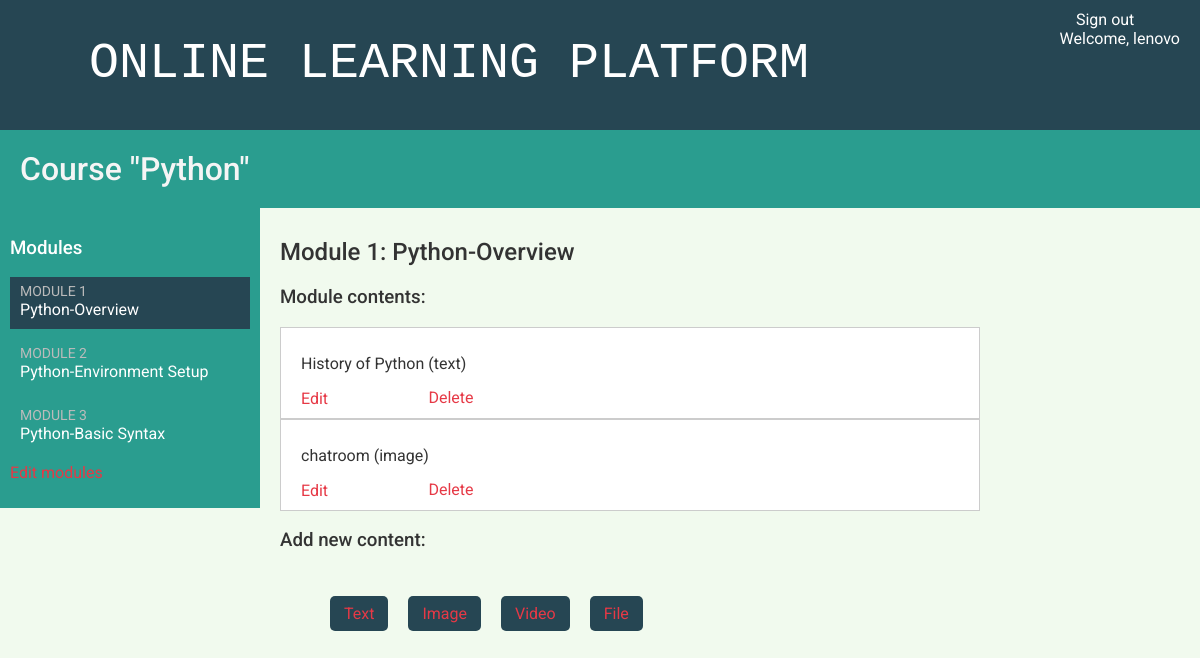
The page /course/module/1/ (signed in) on the database its author committed.
### courses/models.py (models this page shows, shortened)
class Course(models.Model):
    owner = models.ForeignKey(User,
                              related_name='courses_created',
                              on_delete=models.CASCADE)
    subject = models.ForeignKey(Subject,
                                related_name='courses',
                                on_delete=models.CASCADE)
    title = models.CharField(max_length=200)
    slug = models.SlugField(max_length=200, unique=True)
    overview = models.TextField()
    created = models.DateTimeField(auto_now_add=True)
    students = models.ManyToManyField(User,
                                      related_name='courses_joined',
                                      blank=True)
    class Meta:
        ordering = ['-created']

class Module(models.Model):
    course = models.ForeignKey(Course,
                               related_name='modules',
                               on_delete=models.CASCADE)
    title = models.CharField(max_length=200)
    description = models.TextField(blank=True)
    order = OrderField(blank=True, for_fields=['course'])
    class Meta:
        ordering = ['order']

class Content(models.Model):
    module = models.ForeignKey(Module,
                               related_name='contents',
                               on_delete=models.CASCADE)
    content_type = models.ForeignKey(ContentType,
                                     on_delete=models.CASCADE,
                                     limit_choices_to={'model__in':(
                                     'text',
                                     'video',
                                     'image',
                                     'file')})
    object_id = models.PositiveIntegerField()
    item = GenericForeignKey('content_type', 'object_id')
    order = OrderField(blank=True, for_fields=['module'])
    class Meta:
        ordering = ['order']

class ItemBase(models.Model):
    owner = models.ForeignKey(User,
                              related_name='%(class)s_related',
                              on_delete=models.CASCADE)
    title = models.CharField(max_length=250)
    created = models.DateTimeField(auto_now_add=True)
    updated = models.DateTimeField(auto_now=True)
    class Meta:
        abstract = True
    def __str__(self):
        return self.title

class Text(ItemBase):
    content = models.TextField()

class Image(ItemBase):
       file = models.FileField(upload_to='images')

### courses/views.py (the view)
class ModuleContentListView(TemplateResponseMixin, View):
    template_name = 'courses/manage/module/content_list.html'
    def get(self, request, module_id):
        module = get_object_or_404(Module,
                                   id=module_id,
                                   course__owner=request.user)
        return self.render_to_response({'module': module})

### courses/templatetags/course.py (called while the page is built)
@register.filter
def model_name(obj):
    try:
        return obj._meta.model_name
    except AttributeError:
        return None

### courses/templates/courses/manage/module/content_list.html (shortened to what this page needs)
{% extends "base.html" %}
{% load course %}
{% block content %}
  {% with course=module.course %}
    <h1>Course "{{ course.title }}"</h1>
    <div class="contents">
      <h3>Modules</h3>
      <ul id="modules">
        {% for m in course.modules.all %}
          <li data-id="{{ m.id }}" {% if m == module %}
           class="selected"{% endif %}>
            <a href="{% url "module_content_list" m.id %}">
              <span>
                Module <span class="order">{{ m.order|add:1 }}</span>
              </span>
              <br>
              {{ m.title }}
            </a>
          </li>
        {% empty %}
          <li>No modules yet.</li>
        {% endfor %}
      </ul>
      <p><a href="{% url "course_module_update" course.id %}">
      Edit modules</a></p>
    </div>
    <div class="module">
      <h2>Module {{ module.order|add:1 }}: {{ module.title }}</h2>
      <h3>Module contents:</h3>
      <div id="module-contents">
        {% for content in module.contents.all %}
          <div data-id="{{ content.id }}">
            {% with item=content.item %}
              <p>{{ item }} ({{ item|model_name }})</p>
              <a href="{% url "module_content_update" module.id item|model_name item.id %}">
                Edit
              </a>
              <form action="{% url "module_content_delete" content.id %}" method="post">
                <input type="submit" value="Delete">
              </form>
            {% endwith %}
          </div>
        {% empty %}
          <p>This module has no contents yet.</p>
        {% endfor %}
      </div>
      <h3>Add new content:</h3>
      <ul class="content-types">
        <li><a href="{% url "module_content_create" module.id "text" %}">
        Text</a></li>
        <li><a href="{% url "module_content_create" module.id "image" %}">
        Image</a></li>
        <li><a href="{% url "module_content_create" module.id "video" %}">
        Video</a></li>
        <li><a href="{% url "module_content_create" module.id "file" %}">
        File</a></li>
      </ul>
    </div>
  {% endwith %}
{% endblock %}

### courses/templates/base.html (shortened to what this page needs)
{% load static %}
<!DOCTYPE html>
<html>
<head>
  <link href="{% static "css/base.css" %}" rel="stylesheet">
  <link href="{% static "fontawesome/css/all.css" %}" rel="stylesheet">
</head>
<body>
  <div id="header">
    <a href="/" class="logo"><i class="fas fa-university" style="color: #f1faee"></i> Online Learning Platform</a>
    <ul class="menu">
      {% if request.user.is_authenticated %}
        <li><a href="{% url "logout" %}"><i class="fas fa-sign-out-alt"></i> Sign out</a></li>
        <li id="user-name">Welcome, {{ user.get_username }}</li>
      {% else %}
        <li><a href="{% url "login" %}">Sign in <i class="fas fa-sign-in-alt"></i></a></li>
      {% endif %}
    </ul>
  </div>
    {% block content %}
    {% endblock %}
</body>
</html>

### courses/static/css/base.css (style rules this page uses)
html { overflow-x: hidden; }
body { margin:0; font-family:'Roboto', sans-serif; font-weight:400; color:#333; background-color: #f1faee; }
a { color:#e63946; text-decoration:none; }
ul { float:left; }
h1, h2, h3, h4, h5, h6 { font-family:'Roboto', sans-serif; font-weight:500; }
h1 { background:#2a9d8f; color: whitesmoke; width:100%; overflow:auto; padding:20px 0 20px 20px; margin:0; }
.module { padding:10px 20px; float:left; width:700px; }
.module p { width:100%; float:right; }
#header { position: relative; background:#264653; overflow:auto; height:110px; max-width:100%; padding:10px 20px; }
#header .logo { text-decoration:none; font-family: 'Courier New', Courier, monospace; font-weight:300; text-transform:uppercase; font-size:50px; padding-top: 25px; color:#fff; float:left; }
#header a { color:#fff; }
#user-name { color:#fff; }
#header .menu { list-style:none; float:right; margin:0; padding:0; }
.contents { width:20%; padding:10px; float:left; background:#2a9d8f; color: #fff; font-family:'Roboto', sans-serif; }
.contents ul { list-style:none; margin:0; padding:0; width:100%; }
.contents ul li { margin:0 0 10px 0; padding:4px 10px 10px; overflow:auto; cursor:move; }
.contents ul li.selected { background:#264653; }
.contents ul span { text-transform:uppercase; color:#bbb; font-size:14px; }
.contents ul a { display:block; color:#fff; text-decoration:none; }
ul.content-types li { list-style:none; float:left; margin:10px; background:#264653; padding:8px 14px; border-radius: 5px; }
input, select, textarea { border:1px solid #ccc; border-bottom:3px solid #ccc; padding:8px 12px; font-size:16px; font-family:'Roboto', sans-serif; float:left; clear:both; width:300px; }
input[type=submit], a.button { border-radius:5px; background:#264653; color:#fff; font-size:16px; text-transform:uppercase; border:none; padding:10px 20px; margin:20px 0; }
#module-contents div { padding:10px 20px; border:1px solid #ccc; background:#fff }
#module-contents form { margin:0; padding:0; }
#module-contents input[type=submit] { color:#e63946; background:none; margin:-20px 0 0; padding:0; float:left; text-transform:none; }

### rows shown on the page
Course: title "Python"
Module: order|add "1", title "Python-Overview"
Module: order|add "2", title "Python-Environment Setup"
Module: order|add "3", title "Python-Basic Syntax"
Content: item "History of Python", item|model_name "text"
Content: item "chatroom", item|model_name "image"

### other values the page prints
{{ user.get_username }} "lenovo"
